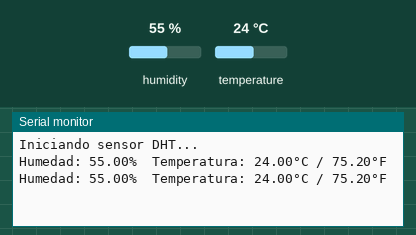
Simulated run of this sketch. Board: Arduino Uno, built with avr-gcc and run on an emulated ATmega328P. On the bench: the last lines printed to the serial monitor. Inputs (shaded band) come from the test bench; at power-on: humidity 55 %, temperature 24 °C.

Above: at 4.8 s.
4.9 s: humidity set to 22 %
At 7.2 s:
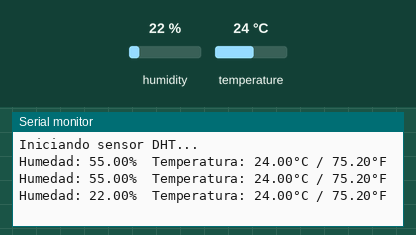
7.9 s: temperature set to 12 °C
At 8.4 s:
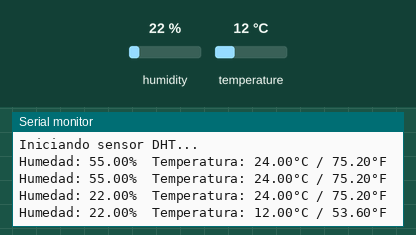
10.9 s: humidity set to 40 %
At 13.3 s:
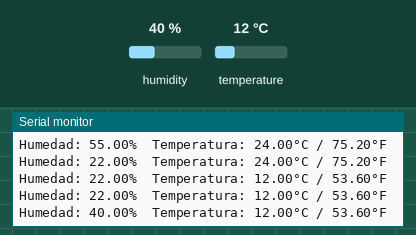
Timing chart, 0 to 14.8 s (numbered marks = the images above; inputs shaded):
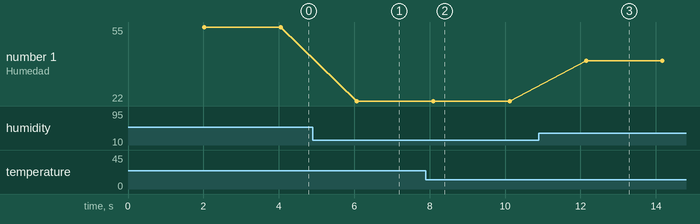

Measured:
- after the input at 4.9 s, the serial monitor: prints a new line after 1.2 s (image 1)
- after the input at 7.9 s, the serial monitor: prints a new line after 0.20 s (image 2)
- after the input at 10.9 s, the serial monitor: prints a new line after 1.2 s (image 3)
- plotted number 1: 55 → 22 after the input at 4.9 s, 22 → 40 after the input at 10.9 s

The sketch:

humedad.ino
```cpp
#include <DHT.h>

// Definir el pin donde está conectado el sensor
#define DHTPIN 2       // Cambia este número si usas otro pin
#define DHTTYPE DHT11  // Cambia a DHT22 si usas ese modelo

// Crear objeto DHT
DHT dht(DHTPIN, DHTTYPE);

void setup() {
    Serial.begin(9600);
    Serial.println("Iniciando sensor DHT...");
    dht.begin();  // Iniciar el sensor
}

void loop() {
    // Esperar 2 segundos entre lecturas
    delay(2000);

    // Leer la humedad y temperatura
    float humedad = dht.readHumidity();
    float temperatura = dht.readTemperature(); // Celsius
    float tempF = dht.readTemperature(true);  // Fahrenheit

    // Verificar si la lectura fue correcta
    if (isnan(humedad) || isnan(temperatura)) {
        Serial.println("Error al leer del sensor DHT!");
        return;
    }

    // Mostrar datos en el Monitor Serial
    Serial.print("Humedad: ");
    Serial.print(humedad);
    Serial.print("%  Temperatura: ");
    Serial.print(temperatura);
    Serial.print("°C / ");
    Serial.print(tempF);
    Serial.println("°F");
}
```
